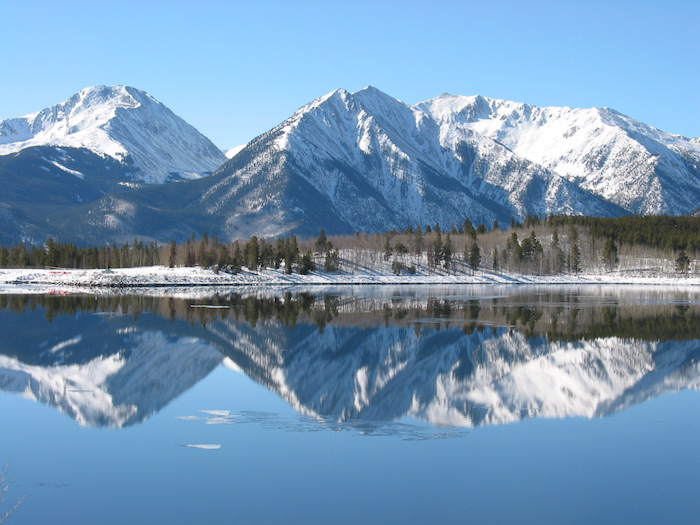
#> input picture labs/lab2/data/moutain.jpg, 700 x 525 px
$ jupyter execute --allow-errors lab2-3.ipynb
#> lines starting #> are read from the running program, lines starting #| are printed output that depends on the picture
[cell 1]
import cv2
import matplotlib.pyplot as plt
import numpy as np
from skimage.exposure import cumulative_distribution

[cell 2]
file_path = ("data/moutain.jpg")
file_path_2 = ("data/flower.jpg")

# 2.3

[cell 3]
def cdf(img):
  c, b = cumulative_distribution(img)
  # print(c, b)
  for i in range(b[0]):
      c = np.insert(c, 0, 0)
  for i in range(b[-1] + 1, 256):
      c = np.append(c, 1)
  return c

def hist_matching(c, ct, im):
    b = np.interp(c, ct, np.arange(256))
    pix_repl =  {i: b[i] for i in range(256)}
    mp = np.arange(0, 256)
    for (k, v) in pix_repl.items():
        mp[k] = v
    s = im.shape
    im = np.reshape(mp[im.ravel()], im.shape)
    im = np.reshape(im, s)
    return im

moutain = cv2.imread(file_path)
#> moutain is the input picture: shape (525, 700, 3); mean B, G, R 178.7, 148.7, 115.9
flower = cv2.imread(file_path_2)
fig = plt.figure(figsize=(9, 9))

#--------------------Image--------------------#

fig.add_subplot(3, 3, 1)
img1 = cv2.cvtColor(moutain, cv2.COLOR_BGR2RGB)
plt.imshow(img1)

fig.add_subplot(3, 3, 2)
histr = cv2.calcHist([img1],[0],None,[256],[0,256])
#> histr = 256 values, max 3997 at index 84, min 2 at index 6, mean 1435.5
plt.plot(histr,color = 'r')
plt.xlim([0,256])
histr = cv2.calcHist([img1],[1],None,[256],[0,256])
#> histr = 256 values, max 4242 at index 211, min 1 at index 6, mean 1435.5
plt.plot(histr,color = 'g')
plt.xlim([0,256])
histr = cv2.calcHist([img1],[2],None,[256],[0,256])
#> histr = 256 values, max 32295 at index 255, min 2 at index 3, mean 1435.5
plt.plot(histr,color = 'b')
plt.xlim([0,256])

# cdf
r, g, b = cv2.split(img1)
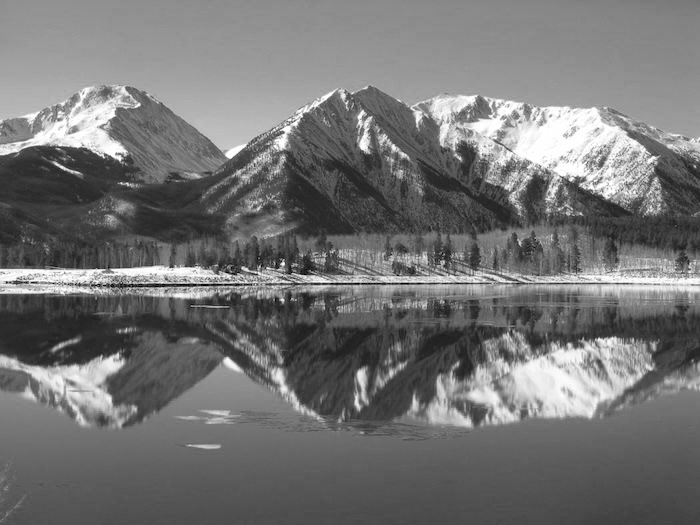
#> r: shape (525, 700); min 0, max 255, mean 115.9
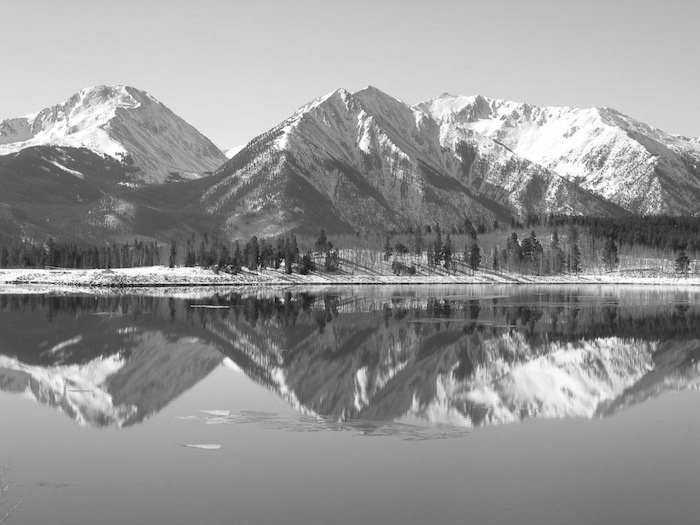
#> g: shape (525, 700); min 0, max 255, mean 148.7
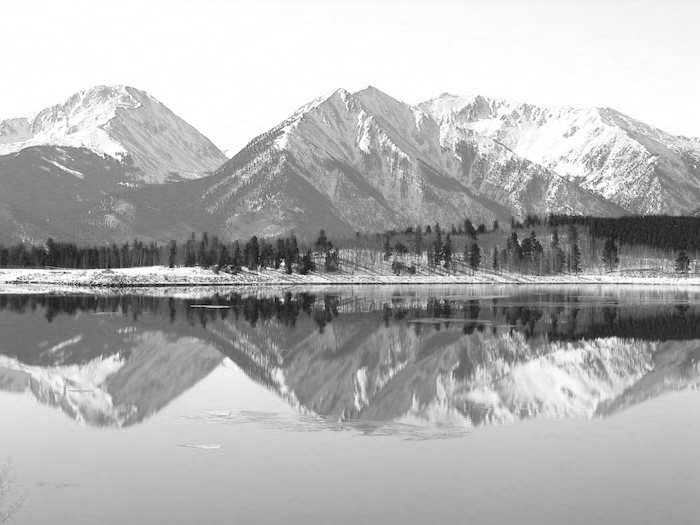
#> b: shape (525, 700); min 0, max 255, mean 178.7
cdf_b = cdf(b)
#> in cdf, `c, b = cumulative_distribution(img)`: c = 256 values from 4.35e-05 to 1; b = 256 values from 0 to 255
#> cdf_b = 256 values from 4.35e-05 to 1
cdf_g = cdf(g)
#> cdf_g = 256 values from 2.18e-05 to 1
cdf_r = cdf(r)
#> cdf_r = 256 values from 0.000155 to 1
fig.add_subplot(3, 3, 3)
plt.plot(cdf_r,color = 'r')
plt.xlim([0,256])
plt.plot(cdf_g,color = 'g')
plt.xlim([0,256])
plt.plot(cdf_b,color = 'b')
plt.xlim([0,256])

#--------------------Template--------------------#

fig.add_subplot(3, 3, 4)
#> (the rest of this cell did not finish here and is left out)

$ run again, with labs/lab2/data/jupz-chom.jpg copied over labs/lab2/data/moutain.jpg
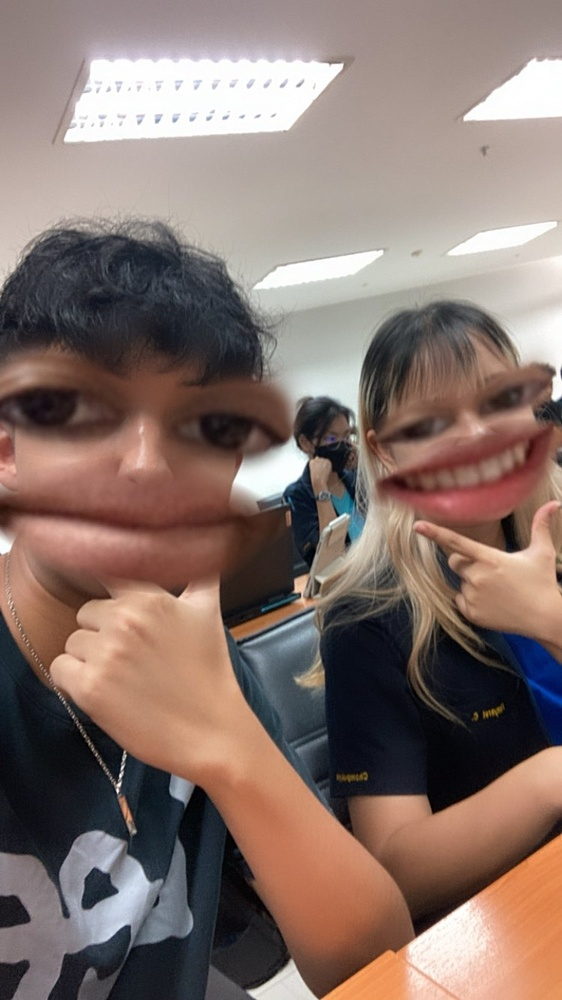
#> input picture labs/lab2/data/jupz-chom.jpg, 562 x 1000 px, shrunk from 750 x 1334 before the run
#> moutain is the input picture: shape (1000, 562, 3); mean B, G, R 108.3, 115.3, 134.8
#> `histr = cv2.calcHist([img1],[0],None,[256],[0,256])`: histr = 256 values, max 6581 at index 253, min 601 at index 1, mean 2195.3
#> `histr = cv2.calcHist([img1],[1],None,[256],[0,256])`: histr = 256 values, max 8615 at index 254, min 93 at index 1, mean 2195.3
#> `histr = cv2.calcHist([img1],[2],None,[256],[0,256])`: histr = 256 values, max 5640 at index 253, min 86 at index 1, mean 2195.3
#> `r, g, b = cv2.split(img1)`:
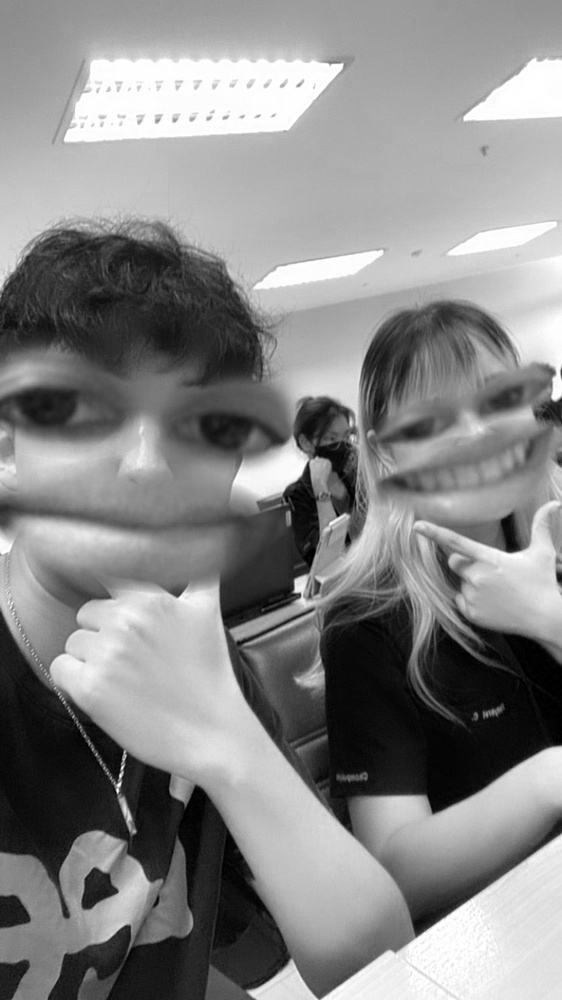
#> r: shape (1000, 562); min 0, max 255, mean 134.8
#> `r, g, b = cv2.split(img1)`:
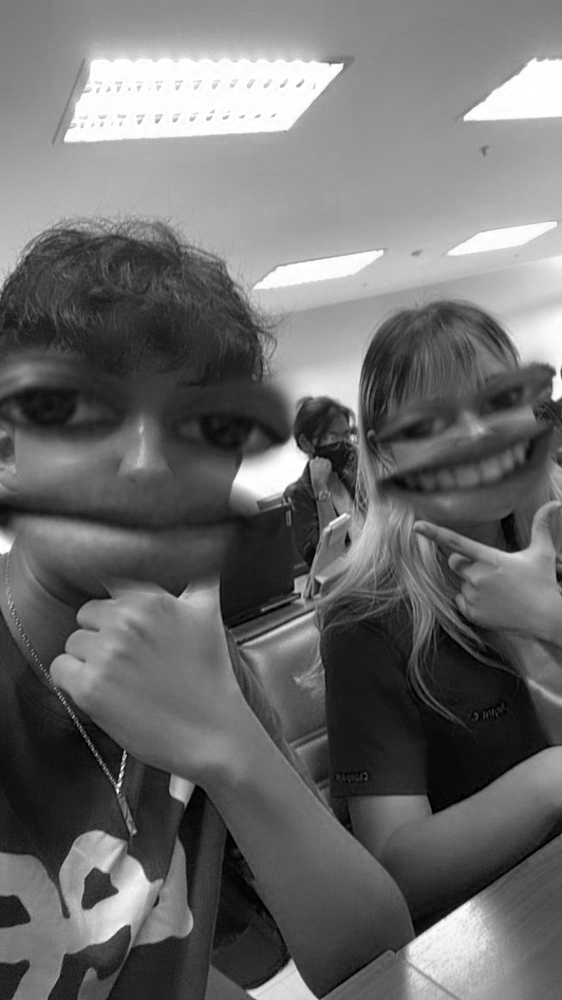
#> b: shape (1000, 562); min 0, max 255, mean 108.3
#> in cdf, `c, b = cumulative_distribution(img)`: c = 256 values from 0.000523 to 1; b = 256 values from 0 to 255
#> cdf_b = 256 values from 0.000523 to 1
#> cdf_g = 256 values from 0.000233 to 1
#> cdf_r = 256 values from 0.00131 to 1
